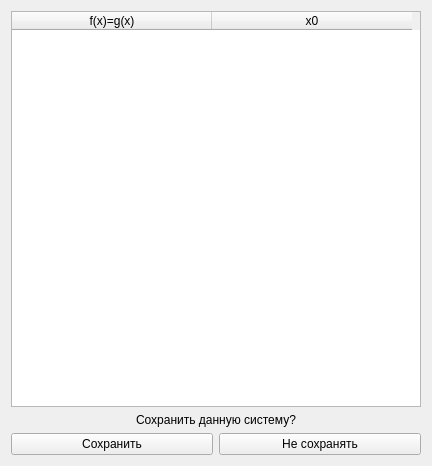
<?xml version="1.0" encoding="UTF-8"?>
<ui version="4.0">
 <class>Form</class>
 <widget class="QWidget" name="Form">
  <property name="geometry">
   <rect>
    <x>0</x>
    <y>0</y>
    <width>432</width>
    <height>466</height>
   </rect>
  </property>
  <property name="windowTitle">
   <string>Сохранение системы</string>
  </property>
  <layout class="QVBoxLayout" name="verticalLayout">
   <item>
    <widget class="QTableWidget" name="tablle">
     <attribute name="horizontalHeaderVisible">
      <bool>true</bool>
     </attribute>
     <attribute name="horizontalHeaderCascadingSectionResizes">
      <bool>false</bool>
     </attribute>
     <attribute name="horizontalHeaderDefaultSectionSize">
      <number>200</number>
     </attribute>
     <attribute name="horizontalHeaderHighlightSections">
      <bool>true</bool>
     </attribute>
     <column>
      <property name="text">
       <string>f(x)=g(x)</string>
      </property>
     </column>
     <column>
      <property name="text">
       <string>x0</string>
      </property>
     </column>
    </widget>
   </item>
   <item>
    <widget class="QLabel" name="label">
     <property name="layoutDirection">
      <enum>Qt::LeftToRight</enum>
     </property>
     <property name="text">
      <string>Сохранить данную систему?</string>
     </property>
     <property name="alignment">
      <set>Qt::AlignCenter</set>
     </property>
    </widget>
   </item>
   <item>
    <layout class="QHBoxLayout" name="horizontalLayout">
     <item>
      <widget class="QPushButton" name="yes">
       <property name="text">
        <string>Сохранить</string>
       </property>
      </widget>
     </item>
     <item>
      <widget class="QPushButton" name="no">
       <property name="text">
        <string>Не сохранять</string>
       </property>
      </widget>
     </item>
    </layout>
   </item>
  </layout>
 </widget>
 <resources/>
 <connections/>
</ui>
